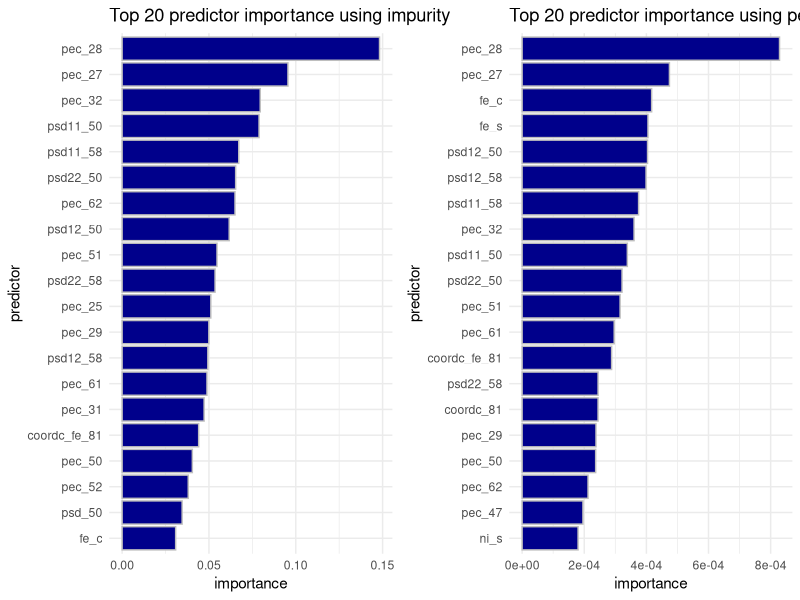
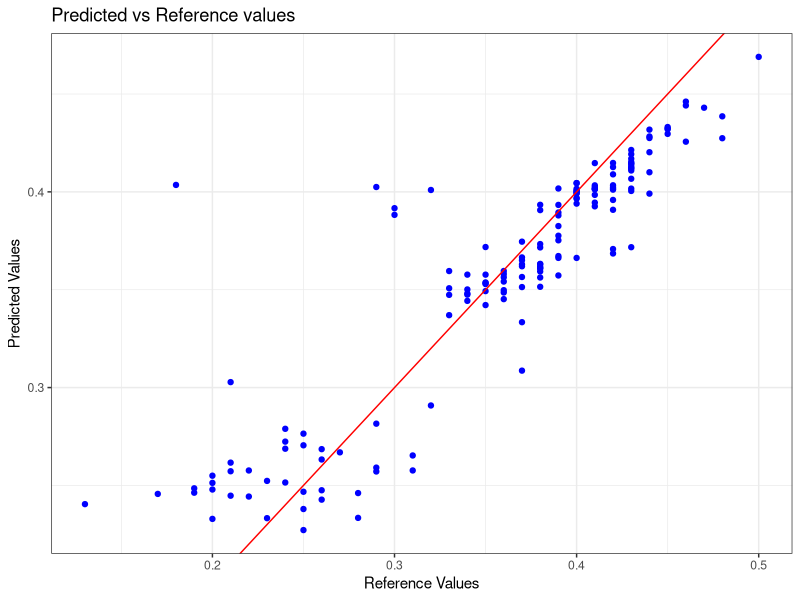

Source code (R) for these figures, in order:
## ---- chunk 1
knitr::opts_chunk$set(echo = TRUE)
## ---- chunk 2
library(readr)
dataset <- read_csv("dataset.csv")
head(dataset)

## ---- chunk 3
set.seed(123) # for reproducibility
sample_index <- sample(1:nrow(dataset), 0.7*nrow(dataset))
train_data <- dataset[sample_index, ]
test_data <- dataset[-sample_index, ]

## ---- chunk 4
library(ranger)
model_per <- ranger(tmg ~ ., data = train_data, importance = 'permutation')
model_per
## ---- chunk 5
library(dplyr)
library(ggplot2)
plot_perm <-importance(model_per) |> as.data.frame() |> add_rownames("predictor") |> mutate(importance=`importance(model_per)`) |> select(predictor,importance)|> arrange(desc(importance)) |> head(20) |> mutate(predictor = factor(predictor, levels = rev(unique(predictor))))  |>
  ggplot()+
  geom_col(aes(y=predictor,x=importance),fill='darkblue', color='gray')+
  ggtitle("Top 20 predictor importance using permutation")+
  theme_minimal()

## ---- chunk 6
library(ranger)
model_imp <- ranger(tmg ~ ., data = train_data, importance = 'impurity')
model_imp
## ---- chunk 7
plot_imp<-importance(model_imp) |> as.data.frame() |> add_rownames("predictor") |> mutate(importance=`importance(model_imp)`) |> select(predictor,importance)|> arrange(desc(importance)) |> head(20) |> mutate(predictor = factor(predictor, levels = rev(unique(predictor))))  |>
  ggplot()+
  geom_col(aes(y=predictor,x=importance),fill='darkblue', color='gray')+
  ggtitle("Top 20 predictor importance using impurity")+
  theme_minimal()
## ---- chunk 8
library(gridExtra)
gridExtra::grid.arrange(plot_imp,plot_perm, ncol=2)

## ---- chunk 9
predictions <- predict(model_per, data = test_data)$predictions
# Compute the RMSE (Root Mean Square Error)
RMSE <- sqrt(mean((predictions - test_data$tmg)^2))
RMSE

## ---- chunk 10
library(ggplot2)

results <- data.frame(Reference = test_data$tmg, Predicted = predictions)
ggplot(results, aes(x = Reference, y = Predicted)) +
  geom_point(color='blue') +
  #geom_smooth(method = 'lm', color = 'red') +
  geom_abline(intercept = 0,slope =1,color='red')+
  ggtitle("Predicted vs Reference values") +
  #ylim(0,1)+
  xlab("Reference Values") +
  ylab("Predicted Values")+
  theme_bw()
